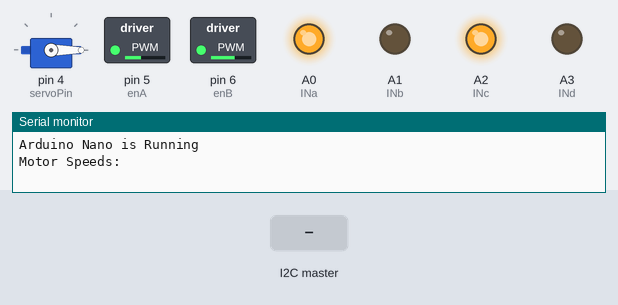
The sketch below on a simulated Arduino Nano, built with avr-gcc and run on an emulated ATmega328P. On the bench: servo, switched loads named in the sketch (green lamp = pin HIGH), output pins drawn as LEDs (lit = HIGH), the last lines printed to the serial monitor. The inputs (shaded band) are chosen by the test bench.

Above: at 1.2 s.
1.3 s: the I2C master sends the byte 90
At 2.3 s:
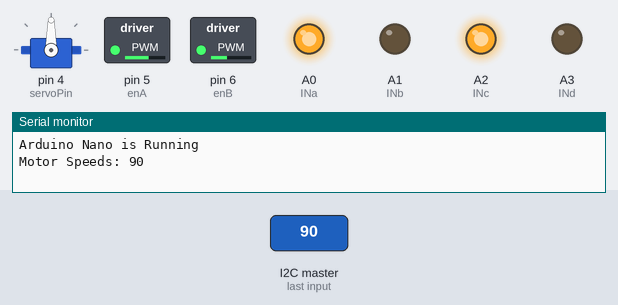
2.8 s: the I2C master sends the byte 200
At 3.5 s:
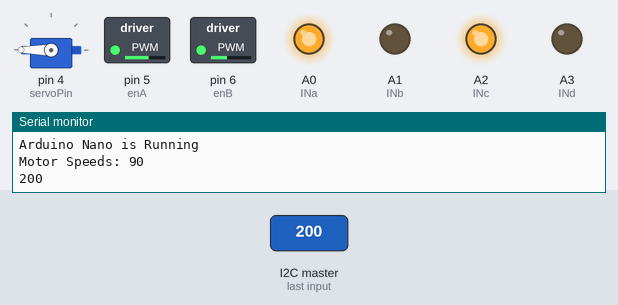
4.3 s: the I2C master sends the byte 0
At 4.6 s:
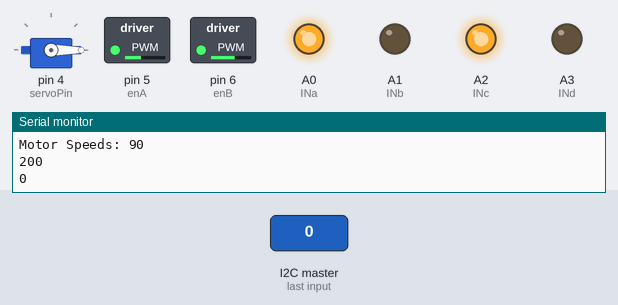
Timing chart, 0 to 7.3 s (numbered marks = the images above; inputs shaded):
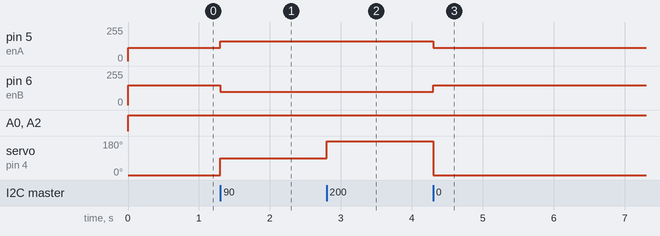

The sketch:

Arduino_LInefollowing.ino
```cpp
#include <Wire.h> // include Wire library
#include <Servo.h>    //include the servo library
#define servoPin 4
Servo myservo;        // create servo object to control a servo
float currentSteer;  // variable to store the servo position
void moveSteering();
int getgyro();
int angle,motorcontrol,servo,servo2,y;


#define enA 5   //EnableA command line - should be a PWM pin
#define enB 6   //EnableB command line - should be a PWM pin


//name the motor control pins - replace the CHANGEME with your pin number, digital pins do not need the 'D' prefix whereas analogue pins need the 'A' prefix
#define INa A0  //Channel A direction
#define INb A1  //Channel A direction
#define INc A2  //Channel B direction
#define INd A3  //Channel B direction


void setup() {
  Serial.begin(9600); // start serial to visualise data
Wire.onReceive(recieveevent);
  analogWrite(enA, 220);
  analogWrite(enB, 220);
  // put your setup code here, to run once:
  Wire.begin(0x08); // join i2c bus with address 8


  myservo.attach(servoPin);  //attach our servo object to pin D4
  //the Servo library takes care of defining the PinMode declaration (libraries/Servo/src/avr/Servo.cpp line 240)

  //configure the motor control pins as outputs
  pinMode(INa, OUTPUT);
  pinMode(INb, OUTPUT);
  pinMode(INc, OUTPUT);
  pinMode(INd, OUTPUT);
  pinMode(enA, OUTPUT);
  pinMode(enB, OUTPUT);

  //initialise serial communication

  Serial.println("Arduino Nano is Running"); //Check if Arduino is running


   motors(); //make a call to the "motors" function and provide it with a value for each of the 2 motors - can be different for each motor - using same value here for expedience
  Serial.print("Motor Speeds: ");

}


void loop() {

 if (servo==240)
{

       myservo.write(0);
      goBackwards();
}

 else if (servo==245)
{

       myservo.write(100);
      goBackwards();
}

  else
  {
  moveSteering();
  goForwards();

  }

}


void motors() {
//   //set individual motor speed
//   //direction is set separately

  analogWrite(enA, 220);
  analogWrite(enB, 220);

}

 void moveSteering()
 {


   //you may need to change the maximum and minimum servo angle to have the largest steering motion
    myservo.write(servo);   //tell servo to go to position in variable 'steeringAngle'
    //Serial.println("testing at steering");

}


// //for each of the below function, two of the 'IN' variables must be HIGH, and two LOW in order to move the wheels - use a trial and error approach to determine the correct combination for your EEEBot
void goForwards()
{

  if(servo>56)
  {
  moveSteering();

   analogWrite(enA, 150);
  analogWrite(enB,100);

  digitalWrite(INa, HIGH);
  digitalWrite(INb, LOW);
  digitalWrite(INc, HIGH);
  digitalWrite(INd, LOW);
  }

 if(servo<56)
  {
  moveSteering();

   analogWrite(enA, 100);
  analogWrite(enB,150);

  digitalWrite(INa, HIGH);
  digitalWrite(INb, LOW);
  digitalWrite(INc, HIGH);
  digitalWrite(INd, LOW);
  }


}


void goBackwards() {

   analogWrite(enA, 130);
  analogWrite(enB, 130);

  digitalWrite(INa, LOW);
  digitalWrite(INb, HIGH);
  digitalWrite(INc, LOW);
  digitalWrite(INd, HIGH);
}

void stopMotors() {

  digitalWrite(INa, LOW);
  digitalWrite(INb, LOW);
  digitalWrite(INc, LOW);
  digitalWrite(INd, LOW);
}

void recieveevent()
{
while (Wire.available()) {    // loop whilst master sends data

    servo = Wire.read();       // receive servo value

     Serial.println(servo);
     //Serial.println("...");

  }
}
```

Measured:
- after the input at 1.3 s, pin 5 (enA): 100/255 → 150/255 at once; pin 6 (enB): 150/255 → 100/255 at once; servo on pin 4 (servoPin): 0° → 90° at once
- after the input at 2.8 s, servo on pin 4 (servoPin): 90° → 180° at once
- after the input at 4.3 s, pin 5 (enA): 150/255 → 100/255 at once; pin 6 (enB): 100/255 → 150/255 at once; servo on pin 4 (servoPin): 180° → 0° at once
